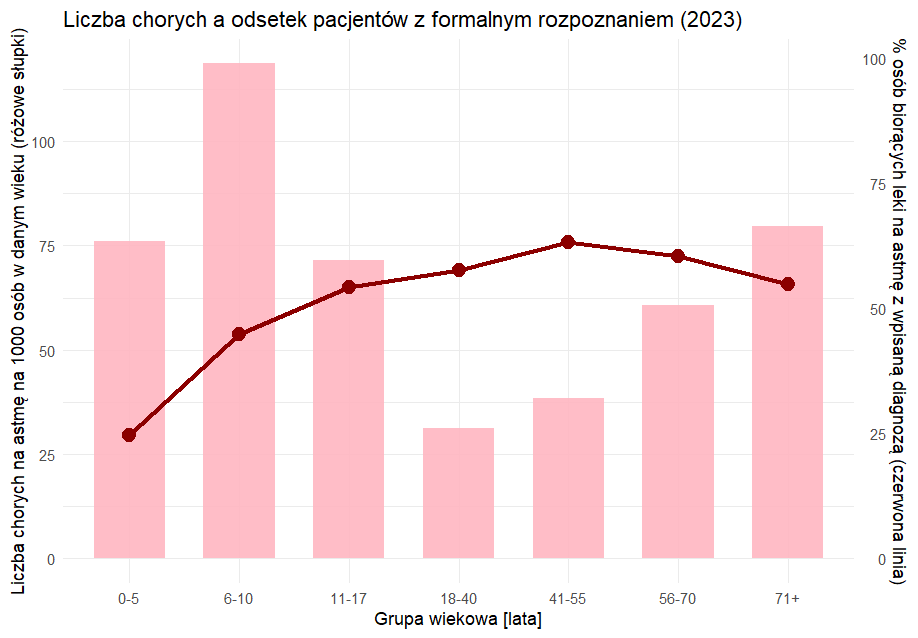

The R source for this figure:
library(readxl)
library(dplyr)
library(tidyr)
library(ggplot2)

grupy <- c("0-5", "6-10", "11-17", "18-40", "41-55", "56-70", "71+")

df_wiek <- read_excel("Astma_aktualizacja_2023.xlsx", sheet = "Wykres 2.2", skip = 1) %>%
  select(grupa = 1, plec = 2, chorobowosc = 4) %>%
  filter(!is.na(chorobowosc), grupa %in% grupy) %>%
  mutate(chorobowosc = as.numeric(chorobowosc)) %>%
  group_by(grupa) %>%
  summarise(chorobowosc_1k = mean(chorobowosc, na.rm = TRUE), .groups = "drop")

df_diag <- read_excel("Astma_aktualizacja_2023.xlsx", sheet = "Tabela 2.16", skip = 2) %>%
  rename(rok = 1) %>%
  filter(as.character(rok) == "2023") %>%
  select(all_of(grupy)) %>%
  pivot_longer(cols = everything(), names_to = "grupa", values_to = "odsetek_diag") %>%
  mutate(odsetek_proc = as.numeric(odsetek_diag) * 100)

df_wynik <- inner_join(df_wiek, df_diag, by = "grupa") %>%
  mutate(grupa = factor(grupa, levels = grupy))

mnoznik <- 1.2

ggplot(df_wynik, aes(x = grupa)) +
  geom_col(aes(y = chorobowosc_1k), fill = "lightpink", alpha = 0.9, width = 0.65) +
  geom_line(aes(y = odsetek_proc * mnoznik, group = 1), color = "darkred", linewidth = 1.2) +
  geom_point(aes(y = odsetek_proc * mnoznik), color = "darkred", size = 3.5) +
  scale_y_continuous(
    name = "Liczba chorych na astmę na 1000 osób w danym wieku (różowe słupki)",
    sec.axis = sec_axis(
      ~ . / mnoznik,
      name = "% osób biorących leki na astmę z wpisaną diagnozą (czerwona linia)"
    )
  ) +
  labs(
    title = "Liczba chorych a odsetek pacjentów z formalnym rozpoznaniem (2023)",
    x = "Grupa wiekowa [lata]"
  ) +
  theme_minimal()
